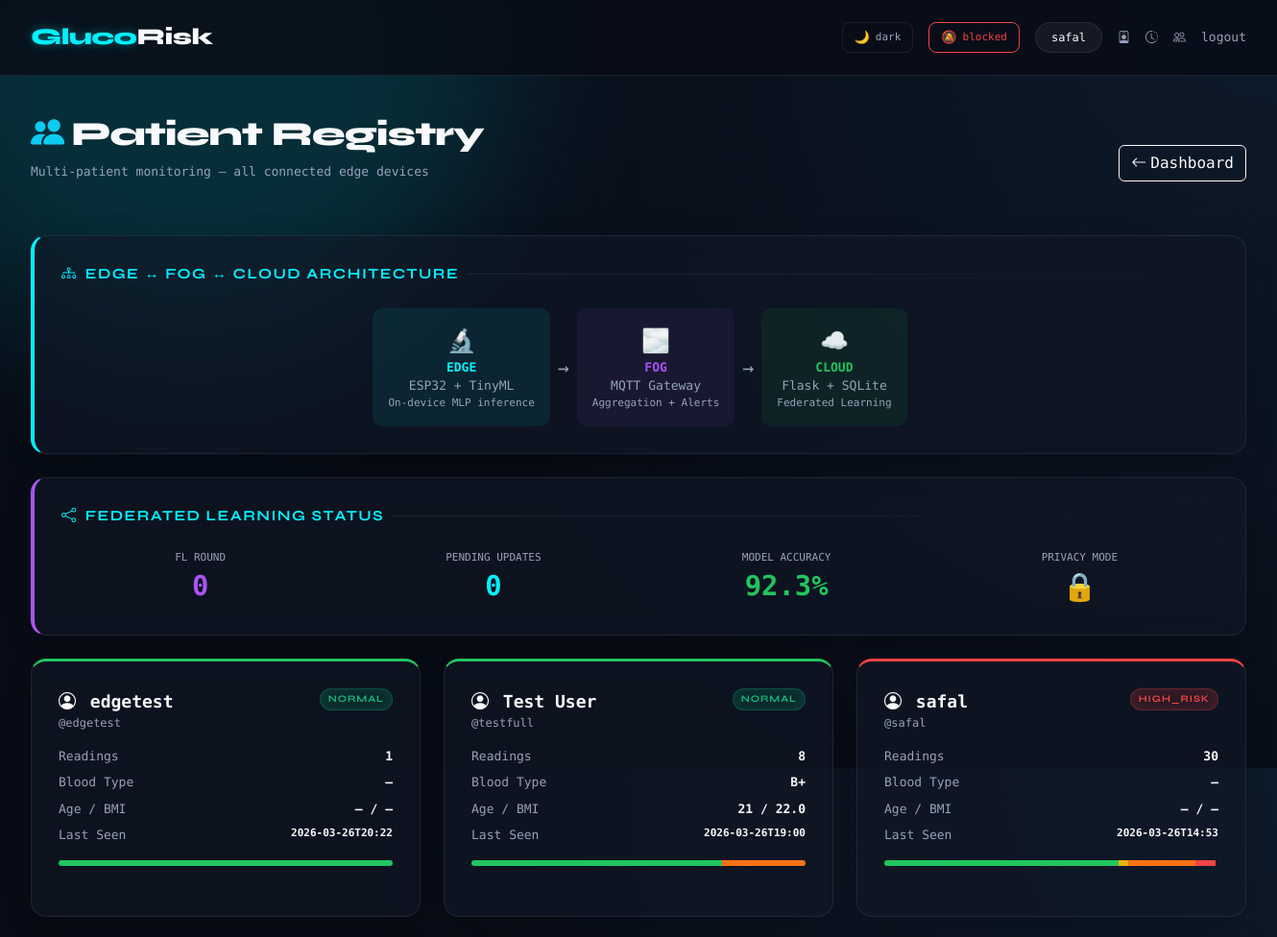
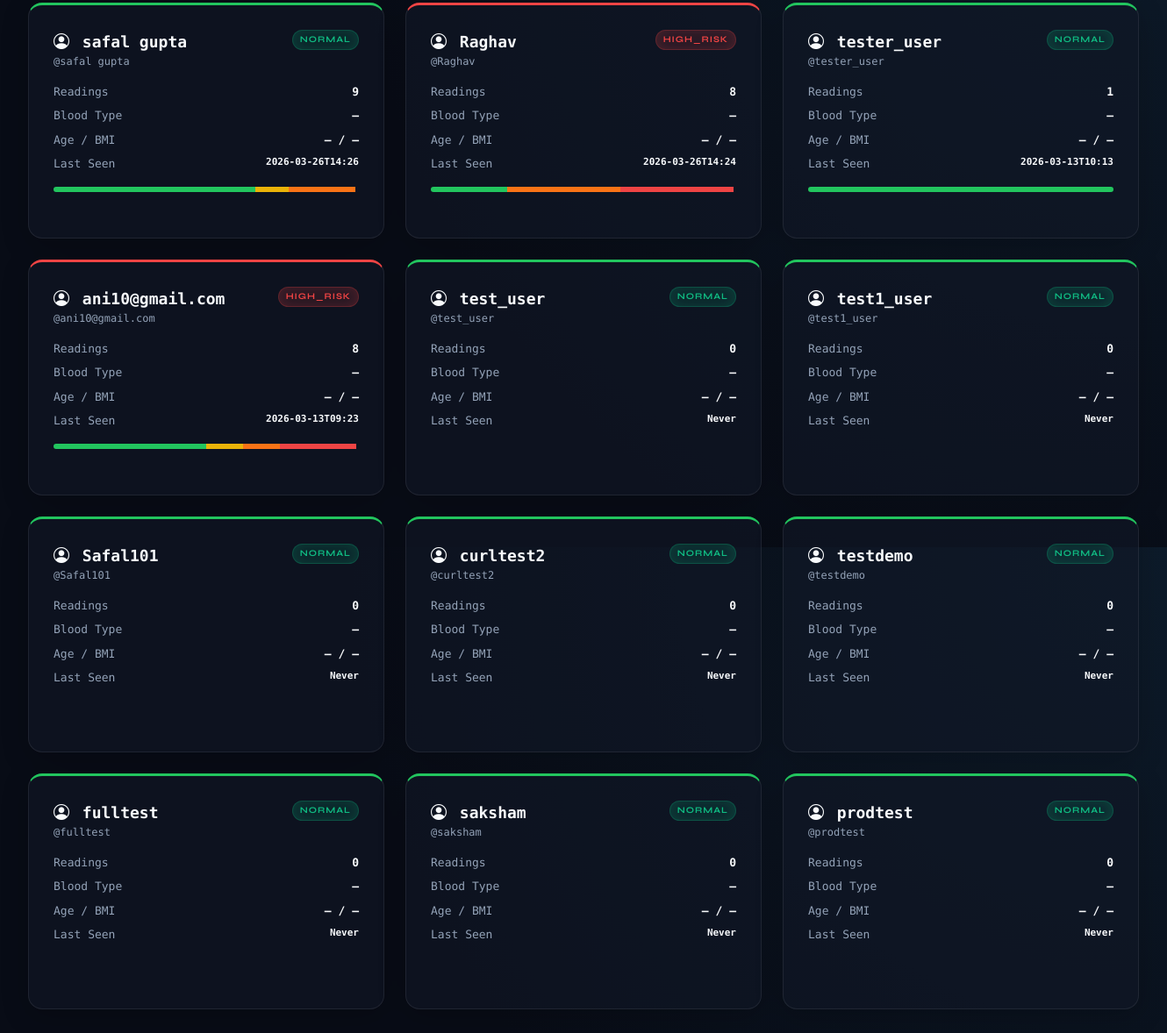
The app's page /patients (signed in) with its own data (2 pictures, top to bottom).
### tables this page shows
CREATE TABLE users (
        id INTEGER PRIMARY KEY,
        username TEXT UNIQUE NOT NULL,
        password TEXT NOT NULL
    );

### web_app.py (the view)
@app.route("/patients")
@login_required
def patients_view():
    conn = get_db()
    c = conn.cursor()
    c.execute("""
        SELECT u.id, u.username,
               COUNT(e.id) as reading_count,
               MAX(e.timestamp) as last_reading,
               p.display_name, p.blood_type, p.age, p.bmi
        FROM users u
        LEFT JOIN entries e ON u.id = e.user_id
        LEFT JOIN profiles p ON u.id = p.user_id
        GROUP BY u.id
        ORDER BY last_reading DESC
    """)
    patients = c.fetchall()
    c.execute("""
        SELECT user_id, risk, COUNT(*) as cnt
        FROM entries
        GROUP BY user_id, risk
    """)
    risk_data = c.fetchall()
    risk_by_patient = {}
    for r in risk_data:
        uid = r["user_id"]
        if uid not in risk_by_patient:
            risk_by_patient[uid] = {}
        risk_by_patient[uid][r["risk"]] = r["cnt"]
    return render_template("patients.html",
                          patients=patients,
                          risk_by_patient=risk_by_patient)

### web_app.py (called while the page is built)
def get_db():
    if 'db' not in g:
        g.db = sqlite3.connect(DB_PATH)
        g.db.row_factory = sqlite3.Row
    return g.db

def login_required(f):
    @wraps(f)
    def decorated(*args, **kwargs):
        if "user_id" not in session:
            return redirect(url_for("login"))
        return f(*args, **kwargs)
    return decorated

### templates/patients.html (shortened to what this page needs)
{% extends "base.html" %}
{% block content %}
<div class="d-flex justify-content-between align-items-center mb-4 fade-in flex-wrap gap-3">
  <div>
    <h1 class="page-title"><i class="bi bi-people-fill text-info me-2"></i>Patient Registry</h1>
    <div class="page-sub">Multi-patient monitoring — all connected edge devices</div>
  </div>
  <div class="d-flex gap-2">
    <a href="{{ url_for('dashboard') }}" class="btn btn-outline-light"><i class="bi bi-arrow-left me-1"></i>Dashboard</a>
  </div>
</div>
<div class="card-dark fade-in mb-4" style="animation-delay: 0.05s; border-left: 4px solid var(--accent);">
  <div class="card-title"><i class="bi bi-diagram-3"></i> Edge ↔ Fog ↔ Cloud Architecture</div>
  <div class="d-flex justify-content-center gap-2 flex-wrap" style="font-size: 13px;">
    <div class="text-center p-3" style="background: rgba(0,240,255,0.08); border-radius: 10px; min-width: 140px;">
      <div style="font-size: 24px;">🔬</div>
      <div style="font-weight: 700; color: var(--accent);">EDGE</div>
      <div style="color: var(--muted);">ESP32 + TinyML</div>
      <div style="color: var(--muted); font-size: 11px;">On-device MLP inference</div>
    </div>
    <div class="d-flex align-items-center" style="color: var(--muted); font-size: 20px;">→</div>
    <div class="text-center p-3" style="background: rgba(168,85,247,0.08); border-radius: 10px; min-width: 140px;">
      <div style="font-size: 24px;">🌫️</div>
      <div style="font-weight: 700; color: #a855f7;">FOG</div>
      <div style="color: var(--muted);">MQTT Gateway</div>
      <div style="color: var(--muted); font-size: 11px;">Aggregation + Alerts</div>
    </div>
    <div class="d-flex align-items-center" style="color: var(--muted); font-size: 20px;">→</div>
    <div class="text-center p-3" style="background: rgba(34,197,94,0.08); border-radius: 10px; min-width: 140px;">
      <div style="font-size: 24px;">☁️</div>
      <div style="font-weight: 700; color: #22c55e;">CLOUD</div>
      <div style="color: var(--muted);">Flask + SQLite</div>
      <div style="color: var(--muted); font-size: 11px;">Federated Learning</div>
    </div>
  </div>
</div>
<div class="card-dark fade-in mb-4" style="animation-delay: 0.1s; border-left: 4px solid #a855f7;">
  <div class="card-title"><i class="bi bi-share"></i> Federated Learning Status</div>
  <div class="row g-3" id="fed-stats">
    <div class="col-md-3 text-center">
      <div style="color: var(--muted); font-size: 11px; text-transform: uppercase;">FL Round</div>
      <div id="fed-round" style="font-size: 1.8rem; font-weight: 800; color: #a855f7;">—</div>
    </div>
    <div class="col-md-3 text-center">
      <div style="color: var(--muted); font-size: 11px; text-transform: uppercase;">Pending Updates</div>
      <div id="fed-pending" style="font-size: 1.8rem; font-weight: 800; color: #00f0ff;">—</div>
    </div>
    <div class="col-md-3 text-center">
      <div style="color: var(--muted); font-size: 11px; text-transform: uppercase;">Model Accuracy</div>
      <div id="fed-accuracy" style="font-size: 1.8rem; font-weight: 800; color: #22c55e;">—</div>
    </div>
    <div class="col-md-3 text-center">
      <div style="color: var(--muted); font-size: 11px; text-transform: uppercase;">Privacy Mode</div>
      <div style="font-size: 1.8rem; font-weight: 800; color: #22c55e;">🔒</div>
    </div>
  </div>
</div>
<div class="row g-4 fade-in" style="animation-delay: 0.15s;">
  {% for p in patients %}
  <div class="col-md-6 col-lg-4">
    <div class="card-dark h-100" style="border-top: 3px solid {{ '#ef4444' if risk_by_patient.get(p.id, {}).get('HIGH_RISK', 0) > 0 else '#22c55e' }};">
      <div class="d-flex justify-content-between align-items-start mb-3">
        <div>
          <div style="font-weight: 800; font-size: 18px;">
            <i class="bi bi-person-circle me-1"></i>
            {{ p.display_name or p.username }}
          </div>
          <div style="color: var(--muted); font-size: 12px;">@{{ p.username }}</div>
        </div>
        <span class="risk-badge risk-{{ 'HIGH_RISK' if risk_by_patient.get(p.id, {}).get('HIGH_RISK', 0) > 0 else 'NORMAL' }}" style="font-size: 10px; padding: 3px 8px;">
          {{ 'HIGH_RISK' if risk_by_patient.get(p.id, {}).get('HIGH_RISK', 0) > 0 else 'NORMAL' }}
        </span>
      </div>
      <div class="d-flex flex-column gap-2" style="font-size: 13px;">
        <div class="d-flex justify-content-between">
          <span style="color: var(--muted);">Readings</span>
          <strong>{{ p.reading_count or 0 }}</strong>
        </div>
        <div class="d-flex justify-content-between">
          <span style="color: var(--muted);">Blood Type</span>
          <strong>{{ p.blood_type or '—' }}</strong>
        </div>
        <div class="d-flex justify-content-between">
          <span style="color: var(--muted);">Age / BMI</span>
          <strong>{{ "%.0f"|format(p.age) if p.age else '—' }} / {{ "%.1f"|format(p.bmi) if p.bmi else '—' }}</strong>
        </div>
        <div class="d-flex justify-content-between">
          <span style="color: var(--muted);">Last Seen</span>
          <strong style="font-size: 11px;">{{ p.last_reading[:16] if p.last_reading else 'Never' }}</strong>
        </div>
      </div>
      {% set risks = risk_by_patient.get(p.id, {}) %}
      {% set total = risks.values()|sum if risks else 1 %}
      {% if total > 0 %}
      <div class="mt-3" style="height: 6px; border-radius: 3px; overflow: hidden; display: flex;">
        <div style="width: {{ (risks.get('NORMAL', 0) / total * 100)|int }}%; background: #22c55e;"></div>
        <div style="width: {{ (risks.get('LOW_RISK', 0) / total * 100)|int }}%; background: #eab308;"></div>
        <div style="width: {{ (risks.get('MODERATE_RISK', 0) / total * 100)|int }}%; background: #f97316;"></div>
        <div style="width: {{ (risks.get('HIGH_RISK', 0) / total * 100)|int }}%; background: #ef4444;"></div>
      </div>
      {% endif %}
    </div>
  </div>
  {% endfor %}
</div>
{% endblock %}

### templates/base.html (shortened to what this page needs)
<!DOCTYPE html>
<html lang="en">
<head>
  <link href="https://cdn.jsdelivr.net/npm/bootstrap@5.3.2/dist/css/bootstrap.min.css" rel="stylesheet">
  <link href="https://cdn.jsdelivr.net/npm/bootstrap-icons@1.11.3/font/bootstrap-icons.min.css" rel="stylesheet">
</head>
<body>
{% if session.get('user_id') %}
<nav class="navbar">
  <div class="d-flex align-items-center gap-4 w-100">
    <a class="navbar-brand" href="{{ url_for('dashboard') }}">Gluco<span>Risk</span></a>
    <div class="ms-auto d-flex align-items-center gap-3">
      <button id="theme-toggle" onclick="toggleTheme()" title="Toggle dark/light mode"
        style="background:none;border:1px solid var(--border);border-radius:8px;
               padding:5px 12px;cursor:pointer;font-size:13px;color:var(--muted);
               display:flex;align-items:center;gap:6px;transition:all 0.2s">
        <span id="theme-icon">🌙</span>
        <span style="font-family:'DM Mono',monospace;font-size:11px" id="theme-label">dark</span>
      </button>
      <button id="notif-btn" onclick="requestNotifPermission()" title="Enable mobile notifications"
        style="background:none;border:1px solid var(--border);border-radius:8px;
               padding:5px 12px;cursor:pointer;font-size:13px;color:var(--muted);
               display:flex;align-items:center;gap:6px;transition:all 0.2s">
        <span id="notif-icon">🔔</span>
        <span id="notif-label" style="font-family:'DM Mono',monospace;font-size:11px">notify</span>
      </button>
      <span class="nav-user">{{ session.get('username') }}</span>
      <a href="{{ url_for('profile') }}" class="nav-link" title="Patient Profile"><i class="bi bi-person-badge"></i></a>
      <a href="{{ url_for('history_page') }}" class="nav-link" title="History"><i class="bi bi-clock-history"></i></a>
      <a href="{{ url_for('patients_view') }}" class="nav-link" title="Patients"><i class="bi bi-people"></i></a>
      <a href="{{ url_for('logout') }}" class="nav-link">logout</a>
    </div>
  </div>
</nav>
{% endif %}
<div class="{% if session.get('user_id') %}main-container{% endif %} fade-in">
  {% block content %}{% endblock %}
</div>
</body>
</html>

### templates/base.html (style rules this page uses)
:root { --bg: #080c16; --bg-gradient: radial-gradient(circle at top right, #0d1b2a, #080c16 60%); --surface: rgba(17, 24, 39, 0.6); --surface2: rgba(26, 34, 53, 0.8); --border: rgba(255, 255, 255, 0.08); --accent: #00f0ff; --accent-glow: rgba(0, 240, 255, 0.4); --accent2: #7b2cbf; --text: #f8fafc; --muted: #94a3b8; --normal: #10b981; --low: #f59e0b; --moderate: #f97316; --high: #ef4444; --glass-blur: blur(12px); }
* { box-sizing: border-box; margin: 0; padding: 0; }
body { background: var(--bg); background-image: var(--bg-gradient); color: var(--text); font-family: 'DM Mono', monospace; font-size: 14px; min-height: 100vh; overflow-x: hidden; }
body::before, body::after { content: ''; position: absolute; border-radius: 50%; filter: blur(80px); z-index: -1; opacity: 0.15; }
body::before { top: -10%; left: -10%; width: 50vw; height: 50vw; background: var(--accent); }
body::after { bottom: -10%; right: -10%; width: 40vw; height: 40vw; background: var(--accent2); }
.navbar { background: rgba(8, 12, 22, 0.8) !important; backdrop-filter: var(--glass-blur); -webkit-backdrop-filter: var(--glass-blur); border-bottom: 1px solid var(--border); padding: 16px 32px; position: sticky; top: 0; z-index: 100; }
.navbar-brand { font-family: 'Syne', sans-serif; font-weight: 800; font-size: 1.5rem; color: var(--accent) !important; letter-spacing: -0.5px; text-shadow: 0 0 10px var(--accent-glow); }
.navbar-brand span { color: var(--text); text-shadow: none; }
.nav-link { color: var(--muted) !important; font-size: 13px; font-weight: 500; transition: color 0.3s; }
.nav-user { color: var(--text); background: rgba(255, 255, 255, 0.05); border: 1px solid var(--border); font-size: 12px; padding: 6px 16px; border-radius: 20px; }
.main-container { padding: 40px 32px; max-width: 1400px; margin: 0 auto; }
.page-title { font-family: 'Syne', sans-serif; font-weight: 800; font-size: 2.2rem; color: var(--text); margin-bottom: 8px; letter-spacing: -1px; }
.page-sub { color: var(--muted); font-size: 13px; margin-bottom: 32px; }
.card-dark { background: var(--surface); backdrop-filter: var(--glass-blur); -webkit-backdrop-filter: var(--glass-blur); border: 1px solid var(--border); border-radius: 16px; padding: 28px; margin-bottom: 24px; box-shadow: 0 8px 32px rgba(0, 0, 0, 0.2); }
.card-title { font-family: 'Syne', sans-serif; font-weight: 700; font-size: 0.95rem; text-transform: uppercase; letter-spacing: 1.5px; color: var(--accent); margin-bottom: 24px; display: flex; align-items: center; gap: 8px; }
.card-title::after { content: ''; flex: 1; height: 1px; background: linear-gradient(90deg, var(--border), transparent); }
.risk-badge { display: inline-flex; align-items: center; justify-content: center; padding: 6px 14px; border-radius: 30px; font-size: 11px; font-weight: 700; letter-spacing: 1px; font-family: 'Syne', sans-serif; border: 1px solid; box-shadow: 0 0 15px inset; }
.risk-NORMAL { background: rgba(16,185,129,0.1); border-color: rgba(16,185,129,0.3); color: var(--normal); box-shadow: 0 0 15px rgba(16,185,129,0.2) inset; }
.risk-HIGH_RISK { background: rgba(239,68,68,0.1); border-color: rgba(239,68,68,0.3); color: var(--high); animation: pulse 2s infinite; box-shadow: 0 0 15px rgba(239,68,68,0.2) inset; }
.fade-in { animation: fadeIn 0.6s cubic-bezier(0.22, 1, 0.36, 1); }

### records on screen
users: get "safal", username "safal", id "HIGH_RISK", reading_count "30", blood_type "—", age "—", bmi "—", last_reading "2026-03-26T14:53", {{ (risks.get('NORMAL', 0) / total * 100)|int }} 70 (drawn), {{ (risks.get('LOW_RISK', 0) / total * 100)|int }} 3 (drawn), {{ (risks.get('MODERATE_RISK', 0) / total * 100)|int }} 20 (drawn), {{ (risks.get('HIGH_RISK', 0) / total * 100)|int }} 6 (drawn)
users: username "edgetest", id "NORMAL", reading_count "1", blood_type "—", age "—", bmi "—", last_reading "2026-03-26T20:22", {{ (risks.get('NORMAL', 0) / total * 100)|int }} 100 (drawn)
users: display_name "Test User", username "testfull", id "NORMAL", reading_count "8", blood_type "B+", age "21", bmi "22.0", last_reading "2026-03-26T19:00", {{ (risks.get('NORMAL', 0) / total * 100)|int }} 75 (drawn), {{ (risks.get('MODERATE_RISK', 0) / total * 100)|int }} 25 (drawn)
users: username "safal gupta", id "NORMAL", reading_count "9", blood_type "—", age "—", bmi "—", last_reading "2026-03-26T14:26", {{ (risks.get('NORMAL', 0) / total * 100)|int }} 66 (drawn), {{ (risks.get('LOW_RISK', 0) / total * 100)|int }} 11 (drawn), {{ (risks.get('MODERATE_RISK', 0) / total * 100)|int }} 22 (drawn)
users: username "Raghav", id "HIGH_RISK", reading_count "8", blood_type "—", age "—", bmi "—", last_reading "2026-03-26T14:24", {{ (risks.get('NORMAL', 0) / total * 100)|int }} 25 (drawn), {{ (risks.get('MODERATE_RISK', 0) / total * 100)|int }} 37 (drawn), {{ (risks.get('HIGH_RISK', 0) / total * 100)|int }} 37 (drawn)
users: username "tester_user", id "NORMAL", reading_count "1", blood_type "—", age "—", bmi "—", last_reading "2026-03-13T10:13", {{ (risks.get('NORMAL', 0) / total * 100)|int }} 100 (drawn)
users: username "ani10@gmail.com", id "HIGH_RISK", reading_count "8", blood_type "—", age "—", bmi "—", last_reading "2026-03-13T09:23", {{ (risks.get('NORMAL', 0) / total * 100)|int }} 50 (drawn), {{ (risks.get('LOW_RISK', 0) / total * 100)|int }} 12 (drawn), {{ (risks.get('MODERATE_RISK', 0) / total * 100)|int }} 12 (drawn), {{ (risks.get('HIGH_RISK', 0) / total * 100)|int }} 25 (drawn)
users: username "test_user", id "NORMAL", reading_count "0", blood_type "—", age "—", bmi "—", last_reading "Never"
users: username "test1_user", id "NORMAL", reading_count "0", blood_type "—", age "—", bmi "—", last_reading "Never"
users: username "Safal101", id "NORMAL", reading_count "0", blood_type "—", age "—", bmi "—", last_reading "Never"
users: username "curltest2", id "NORMAL", reading_count "0", blood_type "—", age "—", bmi "—", last_reading "Never"
users: username "testdemo", id "NORMAL", reading_count "0", blood_type "—", age "—", bmi "—", last_reading "Never"
users: username "fulltest", id "NORMAL", reading_count "0", blood_type "—", age "—", bmi "—", last_reading "Never"
users: username "saksham", id "NORMAL", reading_count "0", blood_type "—", age "—", bmi "—", last_reading "Never"
users: username "prodtest", id "NORMAL", reading_count "0", blood_type "—", age "—", bmi "—", last_reading "Never"
